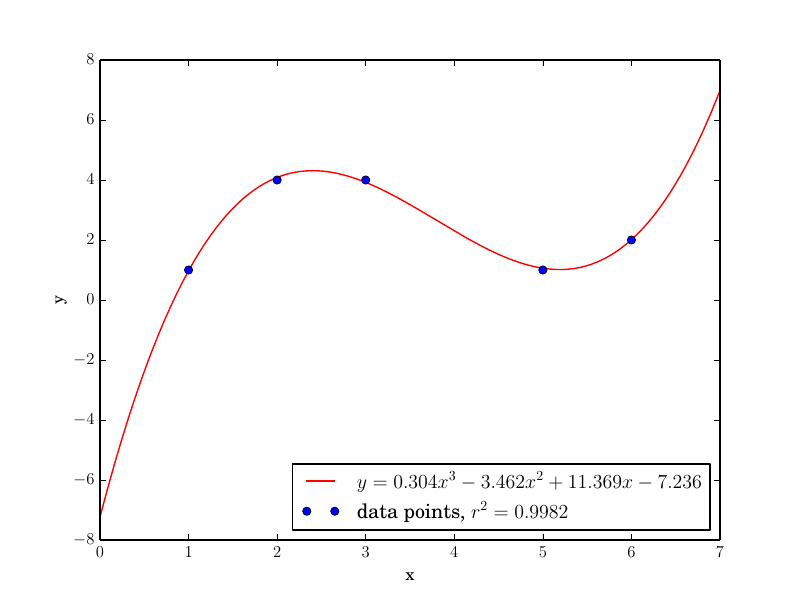

Python code for this plot:
import os
import numpy as np
import matplotlib.pyplot as plt
import matplotlib as mpl
mpl.style.use('classic')
axis_font = {'size':'16'}
#mpl.rcParams['errorbar.capsize'] = 3
from matplotlib import rcParams
rcParams.update({'font.size': 16})
rcParams.update({'figure.autolayout': True})

### Dibujaremos
plt.rc('text', usetex=True)
plt.rc('font', family='serif')

fig = plt.figure()
ax1 = fig.add_subplot(111)  

####################
x = [1, 2, 3, 5, 6]
x1 = np.arange(0,7,0.01)
y = [1, 4, 4, 1, 2]
y1 = 0.304*x1**3 - 3.462*x1**2 + 11.369*x1 - 7.236

# Space of ploting
plt.ylim((-8,8))
plt.xlim((0, 7))

# Plot
ax1.plot(x1, y1, '-', c='red',   label=r'$y = 0.304x^3 - 3.462x^2 + 11.369x - 7.236$')
ax1.plot(x,  y,  'o', c='blue',  label='data points, $r^2 = 0.9982$')

# Notes n' legends
leg = ax1.legend(loc='lower right')
ax1.set_xlabel('x')
ax1.set_ylabel('y')

#####################
#plt.show()
pwd = os.popen("pwd").read()
pwd = pwd.rstrip() + "/img/"
fig.savefig(pwd+'6.pdf')
